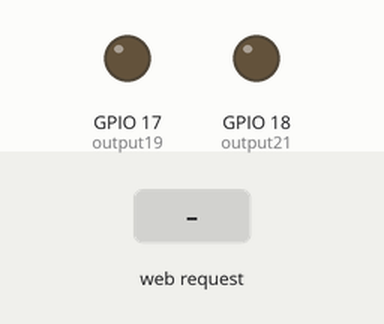
This sketch was run on a simulated ESP32. Parts: output pins drawn as LEDs (lit = HIGH). The test bench sets the inputs (shaded band). WiFi joins after 1.5 s; servers stay silent unless stated; what the sketch prints to the serial monitor is not drawn.

Above: at 2.7 s.
2.8 s: HTTP request GET /21/on received
At 2.96 s:
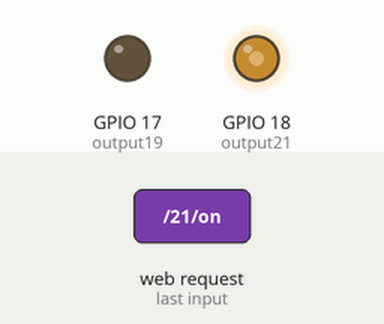
4.6 s: HTTP request GET /19/on received
At 4.76 s:
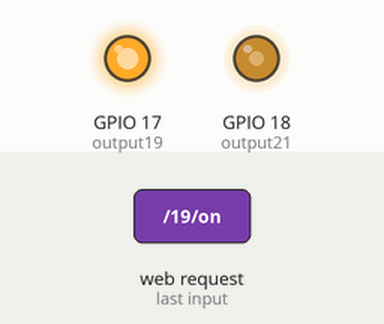
At 5.12 s:
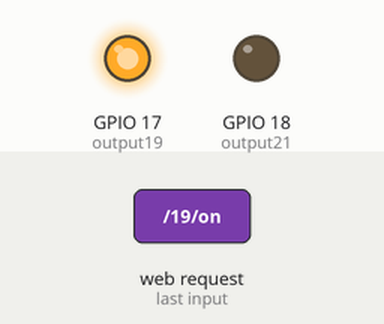
Timing chart, 0 to 7.6 s (numbered marks = the images above; inputs shaded):
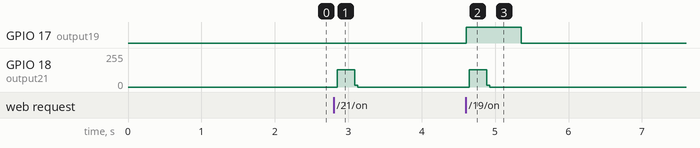

Measured:
- after the input at 2.8 s, GPIO 18 (output21): 0/255 → 128/255 after 0.05 s, → 0/255 0.24 s later
- after the input at 4.6 s, GPIO 17 (output19): LOW → HIGH at once, → LOW 0.75 s later; GPIO 18 (output21): 0/255 → 128/255 after 0.05 s, → 0/255 0.24 s later

The sketch:

MotorESPInterface12.11.ino
```cpp
/*********
  Rui Santos
  Complete project details at https://randomnerdtutorials.com
*********/

// Load Wi-Fi library
#include <WiFi.h>

// Replace with your network credentials
const char* ssid = "WIFI_NAME";
const char* password = "WIFI_PASSWORD";

// Set web server port number to 80
WiFiServer server(80);

// Variable to store the HTTP request
String header;

// Auxiliar variables to store the current output state
String output21State = "off";
String output19State = "off";

// Assign output variables to GPIO pins
const int output21 = 18;
const int output19 = 17;

//Stepper Motor Rev
const int STEPSperRev = 205;

// Current time
unsigned long currentTime = millis();
// Previous time
unsigned long previousTime = 0;
// Define timeout time in milliseconds (example: 2000ms = 2s)
const long timeoutTime = 2000;

void setup() {
  Serial.begin(115200);
  // Initialize the output variables as outputs
  pinMode(output21, OUTPUT);
  pinMode(output19, OUTPUT);

  // Set outputs to LOW
  digitalWrite(output21, LOW);
  digitalWrite(output19, LOW);

  // Connect to Wi-Fi network with SSID and password
  Serial.print("Connecting to ");
  Serial.println(ssid);
  WiFi.begin(ssid, password);
  while (WiFi.status() != WL_CONNECTED) {
    delay(500);
    Serial.print(".");
  }
  // Print local IP address and start web server
  Serial.println("");
  Serial.println("WiFi connected.");
  Serial.println("IP address: ");
  Serial.println(WiFi.localIP());
  server.begin();
}

void loop(){
  WiFiClient client = server.available();   // Listen for incoming clients

  if (client) {                             // If a new client connects,
    currentTime = millis();
    previousTime = currentTime;
    Serial.println("New Client.");          // print a message out in the serial port
    String currentLine = "";                // make a String to hold incoming data from the client
    while (client.connected() && currentTime - previousTime <= timeoutTime) {  // loop while the client's connected
      currentTime = millis();
      if (client.available()) {             // if there's bytes to read from the client,
        char c = client.read();             // read a byte, then
        Serial.write(c);                    // print it out the serial monitor
        header += c;
        if (c == '\n') {                    // if the byte is a newline character
          // if the current line is blank, you got two newline characters in a row.
          // that's the end of the client HTTP request, so send a response:
          if (currentLine.length() == 0) {
            // HTTP headers always start with a response code (e.g. HTTP/1.1 200 OK)
            // and a content-type so the client knows what's coming, then a blank line:
            client.println("HTTP/1.1 200 OK");
            client.println("Content-type:text/html");
            client.println("Connection: close");
            client.println();

            // turns the GPIOs on and off
            if (header.indexOf("GET /21/on") >= 0) {
              Serial.println("GPIO 21 on");
              output21State = "on";

              //set motor direction
              digitalWrite(output19,LOW);

              //spin motor forwards
              for(int x = 0; x < STEPSperRev; x++) {
              digitalWrite(output21,HIGH);
              delayMicroseconds(600);
              digitalWrite(output21,LOW);
              delayMicroseconds(600);
              }
              Serial.println("Motor Spun");
              delay(500);

              Serial.println("GPIO 21 off");
              output21State = "off";
              digitalWrite(output21, LOW);

              //header.indexOf("GET") == 1;

            } //else if (header.indexOf("GET /21/off") >= 0) {
//              Serial.println("GPIO 21 off");
//              output21State = "off";
//              digitalWrite(output21, LOW);
//            }
            if (header.indexOf("GET /19/on") >= 0) {
              Serial.println("GPIO 19 on");
              output19State = "on";

              //set motor direction
              digitalWrite(output19,HIGH);

              //spin motor backwards
              for(int x = 0; x < STEPSperRev; x++) {
              digitalWrite(output21,HIGH);
              delayMicroseconds(600);
              digitalWrite(output21,LOW);
              delayMicroseconds(600);
              }
              Serial.println("Motor Spun");
              delay(500);

              Serial.println("GPIO 19 off");
              output19State = "off";
              digitalWrite(output19, LOW);

              //header.indexOf("GET") == 1;

            }
            else{
              output19State = "off";
              output21State = "off";
            }
            //else if (header.indexOf("GET /19/off") >= 0) {
//              Serial.println("GPIO 19 off");
//              output19State = "off";
//              digitalWrite(output19, LOW);
//            }

            // Display the HTML web page
            client.println("<!DOCTYPE html><html>");
            client.println("<head><meta name=\"viewport\" content=\"width=device-width, initial-scale=1\">");
            client.println("<link rel=\"icon\" href=\"data:,\">");
            // CSS to style the on/off buttons
            // Feel free to change the background-color and font-size attributes to fit your preferences
            client.println("<style>html { font-family: Helvetica; display: inline-block; margin: 0px auto; text-align: center;}");
            client.println(".button { background-color: #FF0000; border: none; color: white; padding: 16px 40px;");
            client.println("text-decoration: none; font-size: 30px; margin: 2px; cursor: pointer;}");
            client.println(".button2 {background-color: #555555;}</style></head>");

            // Web Page Heading
            client.println("<body><h1>3-Stitch-Knit Machine</h1>");

            // Display current state, and ON/OFF buttons for GPIO 26
            client.println("<p> BACKWARD </p>");
            // If the output21State is off, it displays the ON button
            if (output21State=="off") {
              client.println("<p><a href=\"/21/on\"><button class=\"button\"> &#8593 </button></a></p>");
            } else {
              client.println("<p><a href=\"/21/off\"><button class=\"button button2\">Moving</button></a></p>");
            }

            // Display current state, and ON/OFF buttons for GPIO 19
            client.println("<p> FORWARD </p>");
            // If the output19State is off, it displays the ON button
            if (output19State=="off") {
              client.println("<p><a href=\"/19/on\"><button class=\"button\">&#8595</button></a></p>");
            } else {
              client.println("<p><a href=\"/19/off\"><button class=\"button button2\">Moving</button></a></p>");
            }
            client.println("</body></html>");

            // The HTTP response ends with another blank line
            client.println();
            // Break out of the while loop
            break;
          } else { // if you got a newline, then clear currentLine
            currentLine = "";
          }
        } else if (c != '\r') {  // if you got anything else but a carriage return character,
          currentLine += c;      // add it to the end of the currentLine
        }
      }
    }
    // Clear the header variable
    header = "";
    // Close the connection
    client.stop();
    Serial.println("Client disconnected.");
    Serial.println("");
  }
}
```
